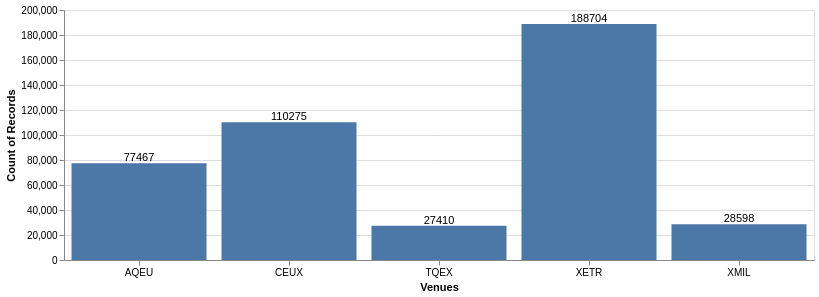
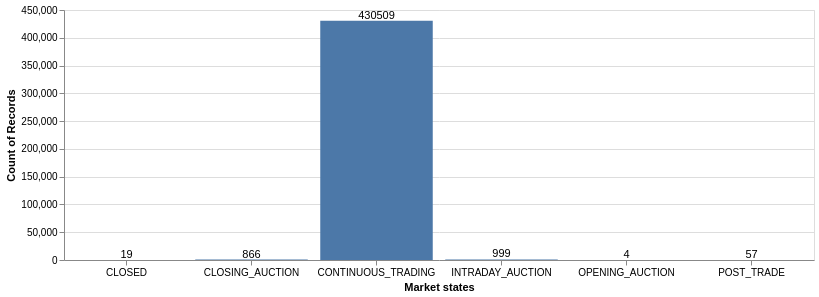
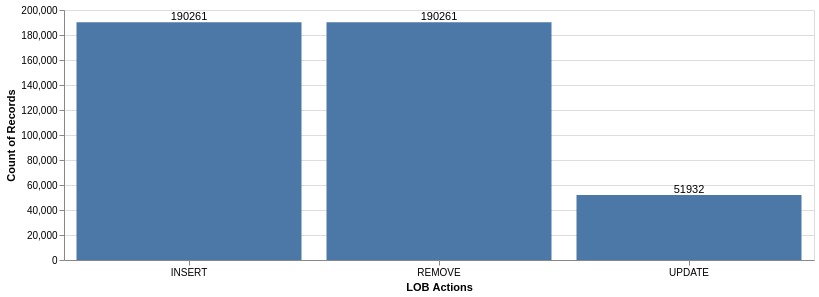

The cell these charts' notebook holds for them, in order:
### Code cell
show_histogram(
    df=quotes_inc_eu, 
    column_name="venue",
    x_label="Venues",
    sort_order="venue"
)
show_histogram(
    df=quotes_inc_eu, 
    column_name="market_state",
    x_label="Market states",
    sort_order="market_state"
)
show_histogram(
    df=quotes_inc_eu, 
    column_name="lob_action",
    x_label="LOB Actions",
    sort_order="lob_action"
)

### Figure 1 — Vega specification as saved in the notebook (floating-point values rounded to 4 significant figures)
{"$schema": "https://vega.github.io/schema/vega/v6.json", "data": [{"name": "source_0"}, {"name": "source_1"}, {"name": "data_0", "values": [{"__count": 77467, "venue": "AQEU"}, {"__count": 27410, "venue": "TQEX"}, {"__count": 110275, "venue": "CEUX"}, {"__count": 188704, "venue": "XETR"}, {"__count": 28598, "venue": "XMIL"}]}, {"name": "data_1", "values": [{"__count": 77467, "venue": "AQEU"}, {"__count": 27410, "venue": "TQEX"}, {"__count": 110275, "venue": "CEUX"}, {"__count": 188704, "venue": "XETR"}, {"__count": 28598, "venue": "XMIL"}]}, {"name": "source_0_x_domain_venue_0", "values": [{"sort_field": "AQEU", "venue": "AQEU"}, {"sort_field": "TQEX", "venue": "TQEX"}, {"sort_field": "CEUX", "venue": "CEUX"}, {"sort_field": "XETR", "venue": "XETR"}, {"sort_field": "XMIL", "venue": "XMIL"}]}, {"name": "source_1_x_domain_venue_1", "values": [{"sort_field": "AQEU", "venue": "AQEU"}, {"sort_field": "TQEX", "venue": "TQEX"}, {"sort_field": "CEUX", "venue": "CEUX"}, {"sort_field": "XETR", "venue": "XETR"}, {"sort_field": "XMIL", "venue": "XMIL"}]}], "marks": [{"type": "rect", "name": "layer_0_marks", "from": {"data": "data_0"}, "encode": {"update": {"fill": {"value": "#4c78a8"}, "width": {"signal": "max(0.25, bandwidth('x'))"}, "y": {"field": "__count", "scale": "y"}, "x": {"field": "venue", "scale": "x"}, "y2": {"value": 0, "scale": "y"}}}, "style": ["bar"]}, {"type": "text", "name": "layer_1_marks", "from": {"data": "data_1"}, "encode": {"update": {"x": {"field": "venue", "scale": "x", "band": 0.5}, "text": {"signal": "format(datum[\"__count\"], \"\")"}, "y": {"field": "__count", "scale": "y"}, "align": {"value": "center"}, "baseline": {"value": "middle"}, "dy": {"value": -5}, "fill": {"value": "black"}}}, "style": ["text"]}], "scales": [{"name": "x", "type": "band", "domain": {"fields": [{"data": "source_0_x_domain_venue_0", "field": "venue"}, {"data": "source_1_x_domain_venue_1", "field": "venue"}], "sort": {"op": "max", "field": "sort_field"}}, "range": [0, {"signal": "width"}], "paddingInner": 0.1, "paddingOuter": 0.05}, {"name": "y", "type": "linear", "domain": {"fields": [{"data": "data_0", "field": "__count"}, {"data": "data_1", "field": "__count"}]}, "range": [{"signal": "height"}, 0], "nice": true, "zero": true}], "axes": [{"scale": "y", "maxExtent": 0, "minExtent": 0, "aria": false, "gridScale": "x", "zindex": 0, "ticks": false, "labels": false, "grid": true, "tickCount": {"signal": "ceil(height/40)"}, "domain": false, "orient": "left"}, {"scale": "x", "orient": "bottom", "labelAngle": 0, "labelBaseline": "top", "grid": false, "zindex": 0, "title": "Venues"}, {"scale": "y", "orient": "left", "grid": false, "title": "Count of Records", "labelOverlap": true, "tickCount": {"signal": "ceil(height/40)"}, "zindex": 0}], "background": "white", "padding": 5, "width": 750, "height": 250, "style": "cell"}

### Figure 2 — Vega specification as saved in the notebook (floating-point values rounded to 4 significant figures)
{"$schema": "https://vega.github.io/schema/vega/v6.json", "data": [{"name": "source_0"}, {"name": "source_1"}, {"name": "data_0", "values": [{"__count": 430509, "market_state": "CONTINUOUS_TRADING"}, {"__count": 19, "market_state": "CLOSED"}, {"__count": 57, "market_state": "POST_TRADE"}, {"__count": 999, "market_state": "INTRADAY_AUCTION"}, {"__count": 866, "market_state": "CLOSING_AUCTION"}, {"__count": 4, "market_state": "OPENING_AUCTION"}]}, {"name": "data_1", "values": [{"__count": 430509, "market_state": "CONTINUOUS_TRADING"}, {"__count": 19, "market_state": "CLOSED"}, {"__count": 57, "market_state": "POST_TRADE"}, {"__count": 999, "market_state": "INTRADAY_AUCTION"}, {"__count": 866, "market_state": "CLOSING_AUCTION"}, {"__count": 4, "market_state": "OPENING_AUCTION"}]}, {"name": "source_0_x_domain_market_state_0", "values": [{"market_state": "CONTINUOUS_TRADING", "sort_field": "CONTINUOUS_TRADING"}, {"market_state": "CLOSED", "sort_field": "CLOSED"}, {"market_state": "POST_TRADE", "sort_field": "POST_TRADE"}, {"market_state": "INTRADAY_AUCTION", "sort_field": "INTRADAY_AUCTION"}, {"market_state": "CLOSING_AUCTION", "sort_field": "CLOSING_AUCTION"}, {"market_state": "OPENING_AUCTION", "sort_field": "OPENING_AUCTION"}]}, {"name": "source_1_x_domain_market_state_1", "values": [{"market_state": "CONTINUOUS_TRADING", "sort_field": "CONTINUOUS_TRADING"}, {"market_state": "CLOSED", "sort_field": "CLOSED"}, {"market_state": "POST_TRADE", "sort_field": "POST_TRADE"}, {"market_state": "INTRADAY_AUCTION", "sort_field": "INTRADAY_AUCTION"}, {"market_state": "CLOSING_AUCTION", "sort_field": "CLOSING_AUCTION"}, {"market_state": "OPENING_AUCTION", "sort_field": "OPENING_AUCTION"}]}], "marks": [{"type": "rect", "name": "layer_0_marks", "from": {"data": "data_0"}, "encode": {"update": {"x": {"field": "market_state", "scale": "x"}, "fill": {"value": "#4c78a8"}, "width": {"signal": "max(0.25, bandwidth('x'))"}, "y2": {"value": 0, "scale": "y"}, "y": {"field": "__count", "scale": "y"}}}, "style": ["bar"]}, {"type": "text", "name": "layer_1_marks", "from": {"data": "data_1"}, "encode": {"update": {"align": {"value": "center"}, "text": {"signal": "format(datum[\"__count\"], \"\")"}, "x": {"field": "market_state", "scale": "x", "band": 0.5}, "y": {"field": "__count", "scale": "y"}, "fill": {"value": "black"}, "baseline": {"value": "middle"}, "dy": {"value": -5}}}, "style": ["text"]}], "scales": [{"name": "x", "type": "band", "domain": {"fields": [{"data": "source_0_x_domain_market_state_0", "field": "market_state"}, {"data": "source_1_x_domain_market_state_1", "field": "market_state"}], "sort": {"op": "max", "field": "sort_field"}}, "range": [0, {"signal": "width"}], "paddingOuter": 0.05, "paddingInner": 0.1}, {"name": "y", "type": "linear", "domain": {"fields": [{"data": "data_0", "field": "__count"}, {"data": "data_1", "field": "__count"}]}, "range": [{"signal": "height"}, 0], "nice": true, "zero": true}], "axes": [{"scale": "y", "maxExtent": 0, "domain": false, "minExtent": 0, "zindex": 0, "tickCount": {"signal": "ceil(height/40)"}, "ticks": false, "labels": false, "aria": false, "gridScale": "x", "orient": "left", "grid": true}, {"scale": "x", "labelBaseline": "top", "grid": false, "orient": "bottom", "title": "Market states", "zindex": 0, "labelAngle": 0}, {"scale": "y", "labelOverlap": true, "zindex": 0, "tickCount": {"signal": "ceil(height/40)"}, "orient": "left", "title": "Count of Records", "grid": false}], "style": "cell", "background": "white", "width": 750, "height": 250, "padding": 5}

### Figure 3 — Vega specification as saved in the notebook (floating-point values rounded to 4 significant figures)
{"$schema": "https://vega.github.io/schema/vega/v6.json", "data": [{"name": "source_0"}, {"name": "source_1"}, {"name": "data_0", "values": [{"__count": 190261, "lob_action": "INSERT"}, {"__count": 190261, "lob_action": "REMOVE"}, {"__count": 51932, "lob_action": "UPDATE"}]}, {"name": "data_1", "values": [{"__count": 190261, "lob_action": "INSERT"}, {"__count": 190261, "lob_action": "REMOVE"}, {"__count": 51932, "lob_action": "UPDATE"}]}, {"name": "source_0_x_domain_lob_action_0", "values": [{"lob_action": "INSERT", "sort_field": "INSERT"}, {"lob_action": "REMOVE", "sort_field": "REMOVE"}, {"lob_action": "UPDATE", "sort_field": "UPDATE"}]}, {"name": "source_1_x_domain_lob_action_1", "values": [{"lob_action": "INSERT", "sort_field": "INSERT"}, {"lob_action": "REMOVE", "sort_field": "REMOVE"}, {"lob_action": "UPDATE", "sort_field": "UPDATE"}]}], "marks": [{"type": "rect", "name": "layer_0_marks", "from": {"data": "data_0"}, "encode": {"update": {"fill": {"value": "#4c78a8"}, "x": {"field": "lob_action", "scale": "x"}, "y": {"field": "__count", "scale": "y"}, "width": {"signal": "max(0.25, bandwidth('x'))"}, "y2": {"value": 0, "scale": "y"}}}, "style": ["bar"]}, {"type": "text", "name": "layer_1_marks", "from": {"data": "data_1"}, "encode": {"update": {"text": {"signal": "format(datum[\"__count\"], \"\")"}, "fill": {"value": "black"}, "y": {"field": "__count", "scale": "y"}, "dy": {"value": -5}, "align": {"value": "center"}, "baseline": {"value": "middle"}, "x": {"field": "lob_action", "scale": "x", "band": 0.5}}}, "style": ["text"]}], "scales": [{"name": "x", "type": "band", "domain": {"fields": [{"data": "source_0_x_domain_lob_action_0", "field": "lob_action"}, {"data": "source_1_x_domain_lob_action_1", "field": "lob_action"}], "sort": {"op": "max", "field": "sort_field"}}, "range": [0, {"signal": "width"}], "paddingOuter": 0.05, "paddingInner": 0.1}, {"name": "y", "type": "linear", "domain": {"fields": [{"data": "data_0", "field": "__count"}, {"data": "data_1", "field": "__count"}]}, "range": [{"signal": "height"}, 0], "zero": true, "nice": true}], "axes": [{"scale": "y", "aria": false, "minExtent": 0, "domain": false, "orient": "left", "grid": true, "maxExtent": 0, "ticks": false, "zindex": 0, "labels": false, "tickCount": {"signal": "ceil(height/40)"}, "gridScale": "x"}, {"scale": "x", "zindex": 0, "grid": false, "orient": "bottom", "labelAngle": 0, "labelBaseline": "top", "title": "LOB Actions"}, {"scale": "y", "labelOverlap": true, "tickCount": {"signal": "ceil(height/40)"}, "orient": "left", "grid": false, "zindex": 0, "title": "Count of Records"}], "width": 750, "background": "white", "height": 250, "style": "cell", "padding": 5}
